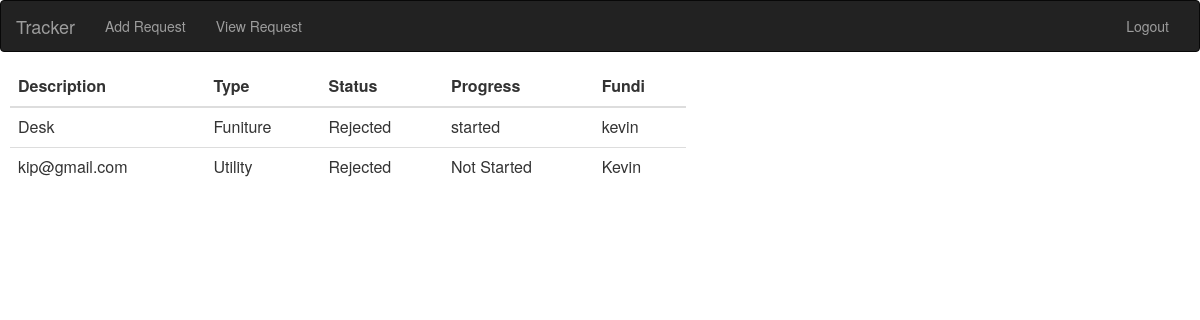
Screenshot of / (signed in) with the database file from the repository.
### tables this page shows
CREATE TABLE "repairs" (
	`id`	INTEGER NOT NULL PRIMARY KEY AUTOINCREMENT,
	`user_id`	INTEGER,
	`email`	INTEGER,
	`description`	TEXT,
	`repair_type`	TEXT,
	`status`	INTEGER,
	`progress`	TEXT,
	`fundi_id`	INTEGER,
	`fundi_name`	TEXT,
	`request_date`	INTEGER,
	`request_type`	TEXT
);

### main.py (the view)
@app.route('/')
def index():
    if session.get("active"):
        if session.get("admin") == True:
            return render_template("Admin_Repairs.html" ,repairs = model.view_repairs())
        else:
            user_id = str(session.get("user_id"))
            return render_template("user_repairs.html",repairs = model.view_repairs_user(user_id))
    else:
        return render_template("sign_in.html")

### model.py (called while the page is built)
def view_repairs_user(user_id):
	con = sql.connect("MainT.db")
	cur = con.cursor()
	cur.execute('SELECT * from repairs where user_id = ? ', ( user_id ) )
	row = cur.fetchall()
	if row:
		return row
	else:
		return False

### templates/user_repairs.html (shortened to what this page needs)
{% extends "block.html" %}
{% block page_content %}
            <div class="row">
              <div class="col-lg-7">
              <table class="table table-responsive">
                <thead>
                  <tr>
                    <th>Description</th>
                    <th>Type</th>
                    <th>Status</th>
                    <th>Progress</th>
                    <th>Fundi</th>
                  </tr>
                </thead>
                <tbody>
                  {% if repairs %}
                    {% for repair in repairs %}
                  <tr>
                    <td>{{ repair[3] }}</td>
                    <td>{{ repair[4] }}</td>
                    <td>{% if repair[5] == "1" %} Accepted {% else %} Rejected {% endif %}</td>
                    <td>{{ repair[6] }}</td>
                    <td>{{ repair[8] }}</td>
                  </tr>
                    {% endfor %}
                  {% endif %}
                </tbody>
              </table>
              </div>
            <div class="col-lg-5">
            </div>
{% endblock %}

### rows the page displays
repairs: description "Desk", repair_type "Funiture", status "Rejected", progress "started", fundi_name "kevin"
repairs: description "kip@gmail.com", repair_type "Utility", status "Rejected", progress "Not Started", fundi_name "Kevin"
